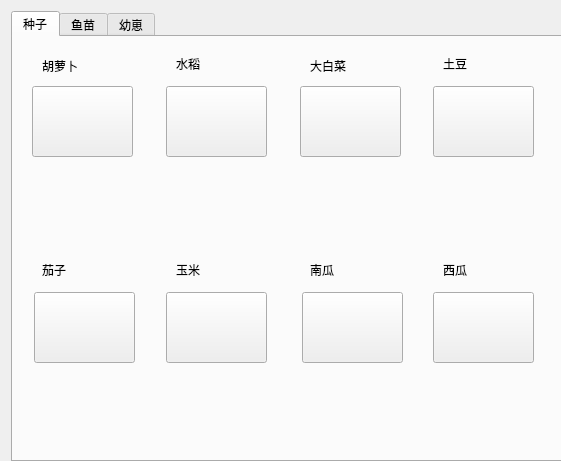
<?xml version="1.0" encoding="UTF-8"?>
<ui version="4.0">
 <class>shop</class>
 <widget class="QWidget" name="shop">
  <property name="geometry">
   <rect>
    <x>0</x>
    <y>0</y>
    <width>561</width>
    <height>461</height>
   </rect>
  </property>
  <property name="windowTitle">
   <string>Form</string>
  </property>
  <widget class="QTabWidget" name="theshop">
   <property name="geometry">
    <rect>
     <x>11</x>
     <y>11</y>
     <width>551</width>
     <height>451</height>
    </rect>
   </property>
   <property name="toolTip">
    <string>&lt;html&gt;&lt;head/&gt;&lt;body&gt;&lt;p&gt;&lt;br/&gt;&lt;/p&gt;&lt;/body&gt;&lt;/html&gt;</string>
   </property>
   <property name="currentIndex">
    <number>0</number>
   </property>
   <widget class="QWidget" name="seed">
    <attribute name="title">
     <string>种子</string>
    </attribute>
    <layout class="QGridLayout" name="gridLayout_2">
     <item row="0" column="0">
      <widget class="QWidget" name="widget_25" native="true">
       <widget class="QPushButton" name="pushbutton_carrot">
        <property name="geometry">
         <rect>
          <x>10</x>
          <y>40</y>
          <width>101</width>
          <height>71</height>
         </rect>
        </property>
        <property name="text">
         <string/>
        </property>
       </widget>
       <widget class="QLabel" name="label">
        <property name="geometry">
         <rect>
          <x>20</x>
          <y>10</y>
          <width>71</width>
          <height>20</height>
         </rect>
        </property>
        <property name="text">
         <string>胡萝卜</string>
        </property>
       </widget>
       <widget class="QLabel" name="label_carrot">
        <property name="geometry">
         <rect>
          <x>10</x>
          <y>130</y>
          <width>111</width>
          <height>41</height>
         </rect>
        </property>
        <property name="font">
         <font>
          <pointsize>9</pointsize>
         </font>
        </property>
        <property name="layoutDirection">
         <enum>Qt::LeftToRight</enum>
        </property>
        <property name="text">
         <string/>
        </property>
        <property name="alignment">
         <set>Qt::AlignCenter</set>
        </property>
       </widget>
      </widget>
     </item>
     <item row="0" column="1">
      <widget class="QWidget" name="widget_2" native="true">
       <widget class="QPushButton" name="pushButton_rice">
        <property name="geometry">
         <rect>
          <x>10</x>
          <y>40</y>
          <width>101</width>
          <height>71</height>
         </rect>
        </property>
        <property name="text">
         <string/>
        </property>
       </widget>
       <widget class="QLabel" name="label_2">
        <property name="geometry">
         <rect>
          <x>20</x>
          <y>10</y>
          <width>72</width>
          <height>15</height>
         </rect>
        </property>
        <property name="text">
         <string>水稻</string>
        </property>
       </widget>
       <widget class="QLabel" name="label_rice">
        <property name="geometry">
         <rect>
          <x>10</x>
          <y>130</y>
          <width>111</width>
          <height>41</height>
         </rect>
        </property>
        <property name="font">
         <font>
          <pointsize>9</pointsize>
         </font>
        </property>
        <property name="text">
         <string/>
        </property>
        <property name="alignment">
         <set>Qt::AlignCenter</set>
        </property>
       </widget>
      </widget>
     </item>
     <item row="0" column="2">
      <widget class="QWidget" name="widget_3" native="true">
       <widget class="QPushButton" name="pushButton_cabbage">
        <property name="geometry">
         <rect>
          <x>10</x>
          <y>40</y>
          <width>101</width>
          <height>71</height>
         </rect>
        </property>
        <property name="text">
         <string/>
        </property>
       </widget>
       <widget class="QLabel" name="label_3">
        <property name="geometry">
         <rect>
          <x>20</x>
          <y>10</y>
          <width>72</width>
          <height>20</height>
         </rect>
        </property>
        <property name="text">
         <string>大白菜</string>
        </property>
       </widget>
       <widget class="QLabel" name="label_cabbage">
        <property name="geometry">
         <rect>
          <x>10</x>
          <y>130</y>
          <width>111</width>
          <height>41</height>
         </rect>
        </property>
        <property name="font">
         <font>
          <pointsize>9</pointsize>
         </font>
        </property>
        <property name="text">
         <string/>
        </property>
        <property name="alignment">
         <set>Qt::AlignCenter</set>
        </property>
       </widget>
      </widget>
     </item>
     <item row="0" column="3">
      <widget class="QWidget" name="widget_4" native="true">
       <widget class="QPushButton" name="pushButton_potato">
        <property name="geometry">
         <rect>
          <x>10</x>
          <y>40</y>
          <width>101</width>
          <height>71</height>
         </rect>
        </property>
        <property name="text">
         <string/>
        </property>
       </widget>
       <widget class="QLabel" name="label_4">
        <property name="geometry">
         <rect>
          <x>20</x>
          <y>10</y>
          <width>72</width>
          <height>15</height>
         </rect>
        </property>
        <property name="text">
         <string>土豆</string>
        </property>
       </widget>
       <widget class="QLabel" name="label_potato">
        <property name="geometry">
         <rect>
          <x>10</x>
          <y>130</y>
          <width>111</width>
          <height>41</height>
         </rect>
        </property>
        <property name="font">
         <font>
          <pointsize>9</pointsize>
         </font>
        </property>
        <property name="text">
         <string/>
        </property>
        <property name="alignment">
         <set>Qt::AlignCenter</set>
        </property>
       </widget>
      </widget>
     </item>
     <item row="1" column="0">
      <widget class="QWidget" name="widget_5" native="true">
       <widget class="QPushButton" name="pushButton_eggplant">
        <property name="geometry">
         <rect>
          <x>12</x>
          <y>40</y>
          <width>101</width>
          <height>71</height>
         </rect>
        </property>
        <property name="text">
         <string/>
        </property>
       </widget>
       <widget class="QLabel" name="label_5">
        <property name="geometry">
         <rect>
          <x>20</x>
          <y>10</y>
          <width>72</width>
          <height>15</height>
         </rect>
        </property>
        <property name="text">
         <string>茄子</string>
        </property>
       </widget>
       <widget class="QLabel" name="label_eggplant">
        <property name="geometry">
         <rect>
          <x>10</x>
          <y>130</y>
          <width>111</width>
          <height>51</height>
         </rect>
        </property>
        <property name="font">
         <font>
          <pointsize>9</pointsize>
         </font>
        </property>
        <property name="text">
         <string/>
        </property>
        <property name="alignment">
         <set>Qt::AlignCenter</set>
        </property>
       </widget>
      </widget>
     </item>
     <item row="1" column="1">
      <widget class="QWidget" name="widget_6" native="true">
       <widget class="QPushButton" name="pushButton_maize">
        <property name="geometry">
         <rect>
          <x>10</x>
          <y>40</y>
          <width>101</width>
          <height>71</height>
         </rect>
        </property>
        <property name="text">
         <string/>
        </property>
       </widget>
       <widget class="QLabel" name="label_6">
        <property name="geometry">
         <rect>
          <x>20</x>
          <y>10</y>
          <width>72</width>
          <height>15</height>
         </rect>
        </property>
        <property name="text">
         <string>玉米</string>
        </property>
       </widget>
       <widget class="QLabel" name="label_maize">
        <property name="geometry">
         <rect>
          <x>10</x>
          <y>130</y>
          <width>111</width>
          <height>51</height>
         </rect>
        </property>
        <property name="font">
         <font>
          <pointsize>9</pointsize>
         </font>
        </property>
        <property name="text">
         <string/>
        </property>
        <property name="alignment">
         <set>Qt::AlignCenter</set>
        </property>
       </widget>
      </widget>
     </item>
     <item row="1" column="2">
      <widget class="QWidget" name="widget_7" native="true">
       <widget class="QPushButton" name="pushButton_pumpkin">
        <property name="geometry">
         <rect>
          <x>12</x>
          <y>40</y>
          <width>101</width>
          <height>71</height>
         </rect>
        </property>
        <property name="text">
         <string/>
        </property>
       </widget>
       <widget class="QLabel" name="label_7">
        <property name="geometry">
         <rect>
          <x>20</x>
          <y>10</y>
          <width>72</width>
          <height>15</height>
         </rect>
        </property>
        <property name="text">
         <string>南瓜</string>
        </property>
       </widget>
       <widget class="QLabel" name="label_pumpkin">
        <property name="geometry">
         <rect>
          <x>10</x>
          <y>130</y>
          <width>111</width>
          <height>51</height>
         </rect>
        </property>
        <property name="font">
         <font>
          <pointsize>9</pointsize>
         </font>
        </property>
        <property name="text">
         <string/>
        </property>
        <property name="alignment">
         <set>Qt::AlignCenter</set>
        </property>
       </widget>
      </widget>
     </item>
     <item row="1" column="3">
      <widget class="QWidget" name="widget_8" native="true">
       <widget class="QPushButton" name="pushButton_watermelon">
        <property name="geometry">
         <rect>
          <x>10</x>
          <y>40</y>
          <width>101</width>
          <height>71</height>
         </rect>
        </property>
        <property name="text">
         <string/>
        </property>
       </widget>
       <widget class="QLabel" name="label_8">
        <property name="geometry">
         <rect>
          <x>20</x>
          <y>10</y>
          <width>72</width>
          <height>15</height>
         </rect>
        </property>
        <property name="text">
         <string>西瓜</string>
        </property>
       </widget>
       <widget class="QLabel" name="label_watermelom">
        <property name="geometry">
         <rect>
          <x>10</x>
          <y>130</y>
          <width>111</width>
          <height>51</height>
         </rect>
        </property>
        <property name="font">
         <font>
          <pointsize>9</pointsize>
         </font>
        </property>
        <property name="text">
         <string/>
        </property>
        <property name="alignment">
         <set>Qt::AlignCenter</set>
        </property>
       </widget>
      </widget>
     </item>
    </layout>
   </widget>
   <widget class="QWidget" name="fish_seed">
    <attribute name="title">
     <string>鱼苗</string>
    </attribute>
    <widget class="QWidget" name="widget_13" native="true">
     <property name="geometry">
      <rect>
       <x>0</x>
       <y>20</y>
       <width>121</width>
       <height>191</height>
      </rect>
     </property>
     <widget class="QPushButton" name="pushButton_clownfish">
      <property name="geometry">
       <rect>
        <x>10</x>
        <y>40</y>
        <width>101</width>
        <height>71</height>
       </rect>
      </property>
      <property name="text">
       <string/>
      </property>
     </widget>
     <widget class="QLabel" name="label_13">
      <property name="geometry">
       <rect>
        <x>20</x>
        <y>10</y>
        <width>72</width>
        <height>15</height>
       </rect>
      </property>
      <property name="text">
       <string>小丑鱼</string>
      </property>
     </widget>
     <widget class="QLabel" name="label_clownfish">
      <property name="geometry">
       <rect>
        <x>10</x>
        <y>120</y>
        <width>101</width>
        <height>51</height>
       </rect>
      </property>
      <property name="font">
       <font>
        <pointsize>9</pointsize>
       </font>
      </property>
      <property name="text">
       <string/>
      </property>
      <property name="alignment">
       <set>Qt::AlignCenter</set>
      </property>
     </widget>
    </widget>
    <widget class="QWidget" name="widget_14" native="true">
     <property name="geometry">
      <rect>
       <x>140</x>
       <y>20</y>
       <width>120</width>
       <height>191</height>
      </rect>
     </property>
     <widget class="QPushButton" name="pushButton_plaettetang">
      <property name="geometry">
       <rect>
        <x>10</x>
        <y>40</y>
        <width>101</width>
        <height>71</height>
       </rect>
      </property>
      <property name="text">
       <string/>
      </property>
     </widget>
     <widget class="QLabel" name="label_14">
      <property name="geometry">
       <rect>
        <x>20</x>
        <y>10</y>
        <width>72</width>
        <height>15</height>
       </rect>
      </property>
      <property name="text">
       <string>蓝唐王鱼</string>
      </property>
     </widget>
     <widget class="QLabel" name="label_plaettetang">
      <property name="geometry">
       <rect>
        <x>10</x>
        <y>120</y>
        <width>101</width>
        <height>51</height>
       </rect>
      </property>
      <property name="font">
       <font>
        <pointsize>9</pointsize>
       </font>
      </property>
      <property name="text">
       <string/>
      </property>
      <property name="alignment">
       <set>Qt::AlignCenter</set>
      </property>
     </widget>
    </widget>
    <widget class="QWidget" name="widget_15" native="true">
     <property name="geometry">
      <rect>
       <x>280</x>
       <y>20</y>
       <width>120</width>
       <height>191</height>
      </rect>
     </property>
     <widget class="QPushButton" name="pushButton_butterflyfish">
      <property name="geometry">
       <rect>
        <x>10</x>
        <y>40</y>
        <width>101</width>
        <height>71</height>
       </rect>
      </property>
      <property name="font">
       <font>
        <pointsize>9</pointsize>
       </font>
      </property>
      <property name="text">
       <string/>
      </property>
     </widget>
     <widget class="QLabel" name="label_15">
      <property name="geometry">
       <rect>
        <x>20</x>
        <y>10</y>
        <width>72</width>
        <height>15</height>
       </rect>
      </property>
      <property name="text">
       <string>蝶鱼</string>
      </property>
     </widget>
     <widget class="QLabel" name="label_butterflyfisn">
      <property name="geometry">
       <rect>
        <x>10</x>
        <y>120</y>
        <width>101</width>
        <height>51</height>
       </rect>
      </property>
      <property name="font">
       <font>
        <pointsize>9</pointsize>
       </font>
      </property>
      <property name="text">
       <string/>
      </property>
      <property name="alignment">
       <set>Qt::AlignCenter</set>
      </property>
     </widget>
    </widget>
    <widget class="QWidget" name="widget_16" native="true">
     <property name="geometry">
      <rect>
       <x>420</x>
       <y>20</y>
       <width>120</width>
       <height>181</height>
      </rect>
     </property>
     <widget class="QPushButton" name="pushButton_tigerfish">
      <property name="geometry">
       <rect>
        <x>10</x>
        <y>40</y>
        <width>101</width>
        <height>71</height>
       </rect>
      </property>
      <property name="text">
       <string/>
      </property>
     </widget>
     <widget class="QLabel" name="label_16">
      <property name="geometry">
       <rect>
        <x>20</x>
        <y>10</y>
        <width>72</width>
        <height>15</height>
       </rect>
      </property>
      <property name="text">
       <string>虎皮鱼</string>
      </property>
     </widget>
     <widget class="QLabel" name="label_tigerfish">
      <property name="geometry">
       <rect>
        <x>10</x>
        <y>120</y>
        <width>101</width>
        <height>51</height>
       </rect>
      </property>
      <property name="font">
       <font>
        <pointsize>9</pointsize>
       </font>
      </property>
      <property name="text">
       <string/>
      </property>
      <property name="alignment">
       <set>Qt::AlignCenter</set>
      </property>
     </widget>
    </widget>
    <widget class="QWidget" name="widget_21" native="true">
     <property name="geometry">
      <rect>
       <x>0</x>
       <y>210</y>
       <width>120</width>
       <height>201</height>
      </rect>
     </property>
     <widget class="QPushButton" name="pushButton_parrotfish">
      <property name="geometry">
       <rect>
        <x>10</x>
        <y>40</y>
        <width>101</width>
        <height>71</height>
       </rect>
      </property>
      <property name="text">
       <string/>
      </property>
     </widget>
     <widget class="QLabel" name="label_21">
      <property name="geometry">
       <rect>
        <x>20</x>
        <y>10</y>
        <width>72</width>
        <height>15</height>
       </rect>
      </property>
      <property name="text">
       <string>鹦鹉鱼</string>
      </property>
     </widget>
     <widget class="QLabel" name="label_parrot">
      <property name="geometry">
       <rect>
        <x>10</x>
        <y>130</y>
        <width>101</width>
        <height>51</height>
       </rect>
      </property>
      <property name="font">
       <font>
        <pointsize>9</pointsize>
       </font>
      </property>
      <property name="text">
       <string/>
      </property>
      <property name="alignment">
       <set>Qt::AlignCenter</set>
      </property>
     </widget>
    </widget>
    <widget class="QWidget" name="widget_22" native="true">
     <property name="geometry">
      <rect>
       <x>140</x>
       <y>210</y>
       <width>120</width>
       <height>211</height>
      </rect>
     </property>
     <widget class="QPushButton" name="pushButton_turtle">
      <property name="geometry">
       <rect>
        <x>10</x>
        <y>40</y>
        <width>101</width>
        <height>71</height>
       </rect>
      </property>
      <property name="text">
       <string/>
      </property>
     </widget>
     <widget class="QLabel" name="label_22">
      <property name="geometry">
       <rect>
        <x>20</x>
        <y>10</y>
        <width>72</width>
        <height>15</height>
       </rect>
      </property>
      <property name="text">
       <string>绿海龟</string>
      </property>
     </widget>
     <widget class="QLabel" name="label_turtle">
      <property name="geometry">
       <rect>
        <x>10</x>
        <y>130</y>
        <width>101</width>
        <height>51</height>
       </rect>
      </property>
      <property name="font">
       <font>
        <pointsize>9</pointsize>
       </font>
      </property>
      <property name="text">
       <string/>
      </property>
      <property name="alignment">
       <set>Qt::AlignCenter</set>
      </property>
     </widget>
    </widget>
    <widget class="QWidget" name="widget_23" native="true">
     <property name="geometry">
      <rect>
       <x>280</x>
       <y>210</y>
       <width>120</width>
       <height>211</height>
      </rect>
     </property>
     <widget class="QPushButton" name="pushButton_goldfish">
      <property name="geometry">
       <rect>
        <x>10</x>
        <y>40</y>
        <width>101</width>
        <height>71</height>
       </rect>
      </property>
      <property name="text">
       <string/>
      </property>
     </widget>
     <widget class="QLabel" name="label_23">
      <property name="geometry">
       <rect>
        <x>20</x>
        <y>10</y>
        <width>72</width>
        <height>15</height>
       </rect>
      </property>
      <property name="text">
       <string>金鱼</string>
      </property>
     </widget>
     <widget class="QLabel" name="label_goldfish">
      <property name="geometry">
       <rect>
        <x>10</x>
        <y>130</y>
        <width>101</width>
        <height>51</height>
       </rect>
      </property>
      <property name="font">
       <font>
        <pointsize>9</pointsize>
       </font>
      </property>
      <property name="text">
       <string/>
      </property>
      <property name="alignment">
       <set>Qt::AlignCenter</set>
      </property>
     </widget>
    </widget>
    <widget class="QWidget" name="widget_24" native="true">
     <property name="geometry">
      <rect>
       <x>420</x>
       <y>210</y>
       <width>120</width>
       <height>211</height>
      </rect>
     </property>
     <widget class="QPushButton" name="pushButton_guppy">
      <property name="geometry">
       <rect>
        <x>10</x>
        <y>40</y>
        <width>101</width>
        <height>71</height>
       </rect>
      </property>
      <property name="text">
       <string/>
      </property>
     </widget>
     <widget class="QLabel" name="label_24">
      <property name="geometry">
       <rect>
        <x>20</x>
        <y>10</y>
        <width>72</width>
        <height>15</height>
       </rect>
      </property>
      <property name="text">
       <string>孔雀鱼 </string>
      </property>
     </widget>
     <widget class="QLabel" name="label_guppy">
      <property name="geometry">
       <rect>
        <x>10</x>
        <y>130</y>
        <width>101</width>
        <height>51</height>
       </rect>
      </property>
      <property name="font">
       <font>
        <pointsize>9</pointsize>
       </font>
      </property>
      <property name="text">
       <string/>
      </property>
      <property name="alignment">
       <set>Qt::AlignCenter</set>
      </property>
     </widget>
    </widget>
   </widget>
   <widget class="QWidget" name="cub">
    <attribute name="title">
     <string>幼崽</string>
    </attribute>
    <widget class="QWidget" name="widget" native="true">
     <property name="geometry">
      <rect>
       <x>20</x>
       <y>10</y>
       <width>221</width>
       <height>191</height>
      </rect>
     </property>
     <widget class="QPushButton" name="pushButton_chicken">
      <property name="geometry">
       <rect>
        <x>20</x>
        <y>30</y>
        <width>161</width>
        <height>101</height>
       </rect>
      </property>
      <property name="text">
       <string/>
      </property>
     </widget>
     <widget class="QLabel" name="label_25">
      <property name="geometry">
       <rect>
        <x>30</x>
        <y>10</y>
        <width>72</width>
        <height>15</height>
       </rect>
      </property>
      <property name="text">
       <string>鸡</string>
      </property>
     </widget>
     <widget class="QLabel" name="label_chicken">
      <property name="geometry">
       <rect>
        <x>30</x>
        <y>144</y>
        <width>151</width>
        <height>31</height>
       </rect>
      </property>
      <property name="font">
       <font>
        <pointsize>9</pointsize>
       </font>
      </property>
      <property name="text">
       <string/>
      </property>
      <property name="alignment">
       <set>Qt::AlignCenter</set>
      </property>
     </widget>
    </widget>
    <widget class="QWidget" name="widget_26" native="true">
     <property name="geometry">
      <rect>
       <x>280</x>
       <y>10</y>
       <width>231</width>
       <height>191</height>
      </rect>
     </property>
     <widget class="QPushButton" name="pushButton_ribbat">
      <property name="geometry">
       <rect>
        <x>20</x>
        <y>30</y>
        <width>161</width>
        <height>101</height>
       </rect>
      </property>
      <property name="text">
       <string/>
      </property>
     </widget>
     <widget class="QLabel" name="label_26">
      <property name="geometry">
       <rect>
        <x>40</x>
        <y>10</y>
        <width>72</width>
        <height>15</height>
       </rect>
      </property>
      <property name="text">
       <string>兔子</string>
      </property>
     </widget>
     <widget class="QLabel" name="label_rabbit">
      <property name="geometry">
       <rect>
        <x>30</x>
        <y>144</y>
        <width>151</width>
        <height>31</height>
       </rect>
      </property>
      <property name="font">
       <font>
        <pointsize>9</pointsize>
       </font>
      </property>
      <property name="text">
       <string/>
      </property>
      <property name="alignment">
       <set>Qt::AlignCenter</set>
      </property>
     </widget>
    </widget>
    <widget class="QWidget" name="widget_27" native="true">
     <property name="geometry">
      <rect>
       <x>20</x>
       <y>220</y>
       <width>221</width>
       <height>191</height>
      </rect>
     </property>
     <widget class="QPushButton" name="pushButton_sheep">
      <property name="geometry">
       <rect>
        <x>20</x>
        <y>30</y>
        <width>161</width>
        <height>91</height>
       </rect>
      </property>
      <property name="text">
       <string/>
      </property>
     </widget>
     <widget class="QLabel" name="label_27">
      <property name="geometry">
       <rect>
        <x>40</x>
        <y>10</y>
        <width>72</width>
        <height>15</height>
       </rect>
      </property>
      <property name="text">
       <string>羊</string>
      </property>
     </widget>
     <widget class="QLabel" name="label_sheep">
      <property name="geometry">
       <rect>
        <x>30</x>
        <y>134</y>
        <width>151</width>
        <height>41</height>
       </rect>
      </property>
      <property name="font">
       <font>
        <pointsize>9</pointsize>
       </font>
      </property>
      <property name="text">
       <string/>
      </property>
      <property name="alignment">
       <set>Qt::AlignCenter</set>
      </property>
     </widget>
    </widget>
    <widget class="QWidget" name="widget_28" native="true">
     <property name="geometry">
      <rect>
       <x>280</x>
       <y>220</y>
       <width>231</width>
       <height>191</height>
      </rect>
     </property>
     <widget class="QPushButton" name="pushButton_cow">
      <property name="geometry">
       <rect>
        <x>20</x>
        <y>30</y>
        <width>161</width>
        <height>91</height>
       </rect>
      </property>
      <property name="text">
       <string/>
      </property>
     </widget>
     <widget class="QLabel" name="label_28">
      <property name="geometry">
       <rect>
        <x>40</x>
        <y>10</y>
        <width>72</width>
        <height>15</height>
       </rect>
      </property>
      <property name="text">
       <string>牛</string>
      </property>
     </widget>
     <widget class="QLabel" name="label_cow">
      <property name="geometry">
       <rect>
        <x>20</x>
        <y>134</y>
        <width>161</width>
        <height>41</height>
       </rect>
      </property>
      <property name="font">
       <font>
        <pointsize>9</pointsize>
       </font>
      </property>
      <property name="text">
       <string/>
      </property>
      <property name="alignment">
       <set>Qt::AlignCenter</set>
      </property>
     </widget>
    </widget>
   </widget>
  </widget>
 </widget>
 <resources/>
 <connections/>
</ui>
